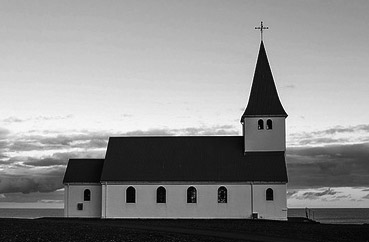
#> input picture 0521/p06_邊緣檢測/other/img6/castle.jpg, 369 x 242 px
$ python 08_LoG_edge.py
#> lines starting #> are read from the running program, lines starting #| are printed output that depends on the picture; after the words box and inside, x2 and y2 are one past the last pixel; in counts of white or black regions, pixels touching at a corner belong together
# -*- coding: utf-8 -*-
import sys
import numpy as np
import math
import cv2
from scipy import signal
#構建 LoG 運算元
def createLoGKernel(sigma,kSize):
    # LoG 運算元的寬高，且兩者均為奇數
    winH,winW = kSize
    logKernel = np.zeros(kSize,np.float32)
    #方差
    sigmaSquare = pow(sigma,2.0)
    # LoG 運算元的中心
    centerH = (winH-1)/2
    centerW = (winW-1)/2
    for r in range(winH):
        for c in range(winW):
            norm2 = pow(r-centerH,2.0) + pow(c-centerW,2.0)
            logKernel[r][c] = 1.0/sigmaSquare*(norm2/sigmaSquare - 2)*math.exp(-norm2/(2*sigmaSquare))
    return logKernel
#高斯拉普拉斯卷積，一般取 _boundary = 'symm'
def LoG(image,sigma,kSize,_boundary='fill',_fillValue = 0):
    #構建 LoG 卷積核
    loGKernel = createLoGKernel(sigma,kSize)
    #圖像與 LoG 卷積核卷積
    img_conv_log = signal.convolve2d(image,loGKernel,'same',boundary =_boundary)
    return img_conv_log

image = cv2.imread('img6/castle.jpg',cv2.IMREAD_GRAYSCALE)
#> image is the input picture: shape (242, 369); min 0, max 255, mean 140
cv2.imshow("image",image)
#高斯拉普拉斯卷積
img_conv_log = LoG(image,2,(13,13),'symm')
#> in LoG, `img_conv_log = signal.convolve2d(image,loGKernel,'same',boundary =_bou..`:
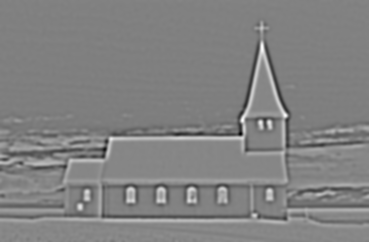
#> img_conv_log: shape (242, 369) float32; min -538.7, max 475.4, mean -21.4; drawn with min black and max white
#邊緣的二值化顯示
edge_binary = np.copy(img_conv_log)
edge_binary[edge_binary>=0]=0
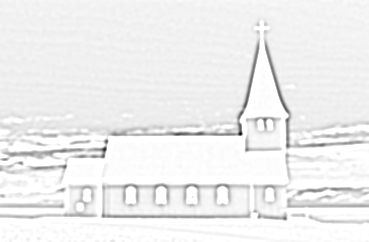
#> edge_binary: shape (242, 369) float32; 18.41% of pixels changed, all inside (x1, y1, x2, y2) = (0, 21, 369, 242); drawn with min black and max white
edge_binary[edge_binary<0]=255
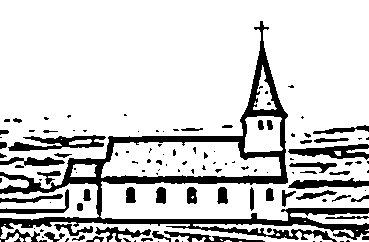
#> edge_binary: shape (242, 369) float32; 81.6% white; 124 black regions (73 under 20 px), largest, box (x1, y1, x2, y2) and area: (0, 21, 369, 242) 9034, (8, 135, 106, 151) 778, (288, 144, 369, 160) 673
edge_binary = edge_binary.astype(np.uint8)
cv2.imshow("edge_binary",edge_binary)
cv2.imwrite("edge1_binary_37_6.jpg",edge_binary)
cv2.waitKey(0)
cv2.destroyAllWindows()

$ run again, with 0521/p06_邊緣檢測/other/img6/flower.jpg copied over 0521/p06_邊緣檢測/other/img6/castle.jpg
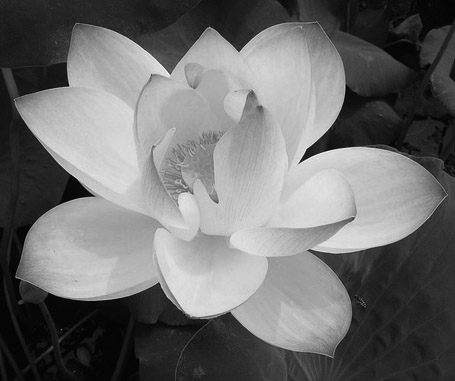
#> input picture 0521/p06_邊緣檢測/other/img6/flower.jpg, 455 x 381 px
#> image is the input picture: shape (381, 455); min 0, max 248, mean 110
#> in LoG, `img_conv_log = signal.convolve2d(image,loGKernel,'same',boundary =_bou..`:
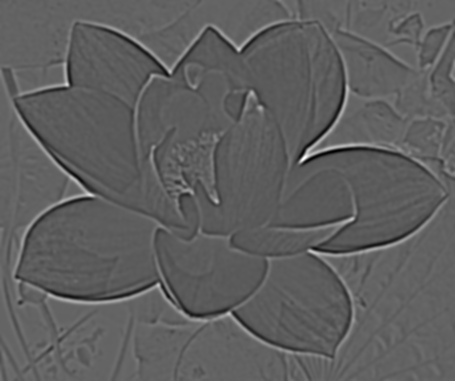
#> img_conv_log: shape (381, 455) float32; min -329.5, max 505.9, mean -16.8; drawn with min black and max white
#> `edge_binary[edge_binary<0]=255`:
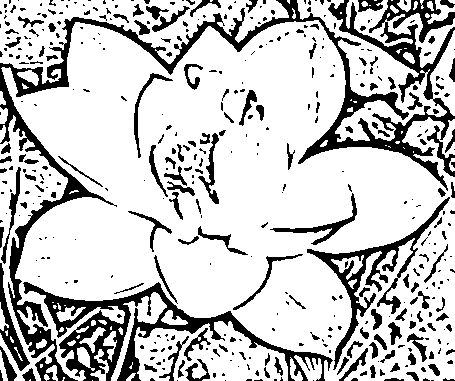
#> edge_binary: shape (381, 455) float32; 77.7% white; 425 black regions (281 under 20 px), largest, box (x1, y1, x2, y2) and area: (0, 0, 455, 381) 14841, (23, 282, 333, 381) 6595, (307, 197, 450, 370) 2922

$ run again, with 0521/p06_邊緣檢測/other/img6/img.jpg copied over 0521/p06_邊緣檢測/other/img6/castle.jpg
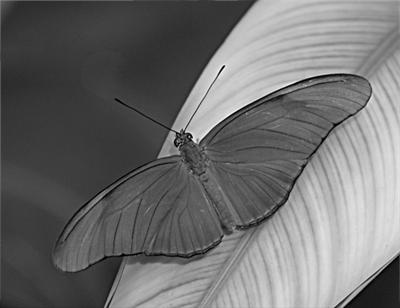
#> input picture 0521/p06_邊緣檢測/other/img6/img.jpg, 400 x 308 px
#> image is the input picture: shape (308, 400); min 0, max 250, mean 110.5
#> `edge_binary[edge_binary>=0]=0`:
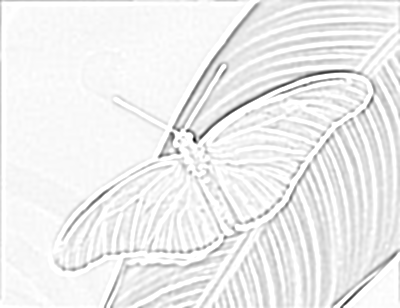
#> edge_binary: shape (308, 400) float32; min -400.7, max 0, mean -25.12; drawn with min black and max white
#> `edge_binary[edge_binary<0]=255`:
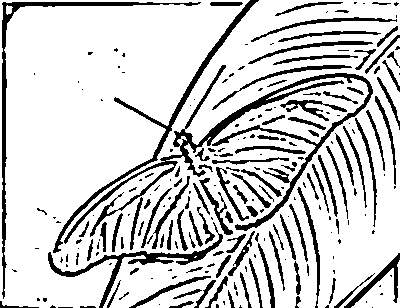
#> edge_binary: shape (308, 400) float32; 81% white; 226 black regions (118 under 20 px), largest, box (x1, y1, x2, y2) and area: (64, 65, 373, 244) 4370, (2, 2, 201, 299) 1775, (53, 0, 259, 253) 1733
